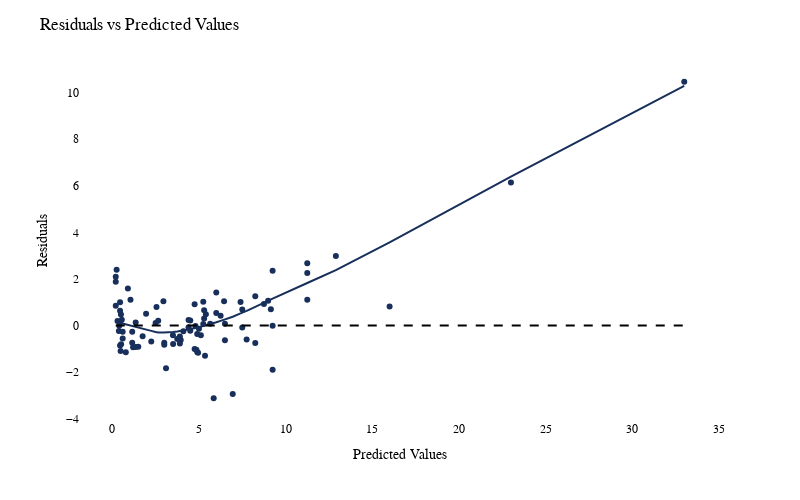

The code cell stored with this chart in its notebook:
### Markdown cell above
- Homoscedasticity

### Code cell
fig = px.scatter(cars_df,x=y_test,y= residuals,trendline='lowess',color_discrete_sequence=['#172f5a'])
fig.update_layout(title_text='Residuals vs Predicted Values',
                  width=800, height=500,
                  plot_bgcolor='rgba(0,0,0,0)',
                  showlegend=False,
                  font=dict(family='Arial', size=12, color='black'))
fig.add_shape(
    type='line',
    x0=y_test.min(),  
    x1=y_test.max(), 
    y0=0,
    y1=0,
    line=dict(color='black', dash='dash')
)
fig.update_xaxes(title_text='Predicted Values')
fig.update_yaxes(title_text='Residuals')

### Figure 1 — Plotly figure (JSON) as saved in the notebook; plotly's stock layout.template omitted (floating-point values rounded to 4 significant figures)
{"data": [{"hovertemplate": "x=%{x}<br>y=%{y}<extra></extra>", "legendgroup": "", "marker": {"color": "#172f5a", "symbol": "circle"}, "mode": "markers", "name": "", "orientation": "v", "showlegend": false, "type": "scatter", "x": [1.15, 0.5, 7.5, 3.5, 0.6, 3.95, 11.25, 0.38, 0.2, 6.45, 4.9, 7.75, 3, 1.2, 2.5, 4.95, 4.1, 5.25, 5.4, 0.6, 4.75, 0.78, 4.75, 2.95, 11.25, 16, 5.3, 12.9, 8.99, 33, 8.75, 0.55, 6.5, 0.45, 8.25, 0.3, 9.25, 4.8, 0.9, 4.85, 3.9, 0.2, 5.3, 0.2, 6.5, 2.65, 1.35, 5.35, 0.45, 1.35, 4.5, 7.4, 8.25, 6, 9.25, 5.11, 9.25, 5, 6.95, 3.75, 5.65, 23, 1.15, 0.51, 4.5, 4.9, 1.05, 0.48, 2.55, 3.9, 1.95, 6, 9.15, 3, 5.85, 0.45, 3.51, 2.25, 0.45, 4.4, 6.25, 11.25, 1.5, 5.25, 0.4, 3.1, 1.75, 7.5, 4.4, 0.25], "xaxis": "x", "y": [-0.2643, 0.472, 0.6847, -0.4167, -0.263, -0.6158, 2.671, -0.2371, 2.09, 1.04, -1.132, -0.6004, -0.736, -0.9329, 0.1115, -1.161, -0.2433, 0.06364, 0.4864, -0.5578, -1.008, -1.148, 0.9193, 1.044, 1.103, 0.8167, 0.3016, 2.986, 1.062, 10.46, 0.927, 0.2457, 0.08074, 1.0, 1.261, 0.1913, -0.004234, -0.01674, 1.595, -1.034, -0.4649, 0.8455, 0.66, 1.879, -0.6257, 0.2073, 0.1269, -1.294, -0.8511, -0.9159, -0.2172, 1.016, -0.743, 1.417, -1.891, -0.4195, 2.356, -0.139, -2.936, -0.5717, 0.08067, 6.141, -0.741, -0.8017, 0.2157, -0.3623, 1.103, -1.093, 0.7989, -0.7672, 0.5042, 0.5406, 0.6973, -0.8222, -3.118, 0.1358, -0.7952, -0.6784, 0.6407, 0.2428, 0.4175, 2.255, -0.9083, 1.025, -0.006272, -1.836, -0.454, -0.08072, -0.0705, 2.391], "yaxis": "y"}, {"hovertemplate": "<b>LOWESS trendline</b><br><br>x=%{x}<br>y=%{y} <b>(trend)</b><extra></extra>", "legendgroup": "", "marker": {"color": "#172f5a", "symbol": "circle"}, "mode": "lines", "name": "", "showlegend": false, "type": "scatter", "x": [0.2, 0.2, 0.2, 0.25, 0.3, 0.38, 0.4, 0.45, 0.45, 0.45, 0.45, 0.48, 0.5, 0.51, 0.55, 0.6, 0.6, 0.78, 0.9, 1.05, 1.15, 1.15, 1.2, 1.35, 1.35, 1.5, 1.75, 1.95, 2.25, 2.5, 2.55, 2.65, 2.95, 3, 3, 3.1, 3.5, 3.51, 3.75, 3.9, 3.9, 3.95, 4.1, 4.4, 4.4, 4.5, 4.5, 4.75, 4.75, 4.8, 4.85, 4.9, 4.9, 4.95, 5, 5.11, 5.25, 5.25, 5.3, 5.3, 5.35, 5.4, 5.65, 5.85, 6, 6, 6.25, 6.45, 6.5, 6.5, 6.95, 7.4, 7.5, 7.5, 7.75, 8.25, 8.25, 8.75, 8.99, 9.15, 9.25, 9.25, 9.25, 11.25, 11.25, 11.25, 12.9, 16, 23, 33], "xaxis": "x", "y": [0.1621, 0.1621, 0.1621, 0.1517, 0.1415, 0.1252, 0.1211, 0.1111, 0.1111, 0.1111, 0.1111, 0.1051, 0.1011, 0.0991, 0.09115, 0.08127, 0.08127, 0.04606, 0.02288, -0.005809, -0.02479, -0.02479, -0.03425, -0.06253, -0.06253, -0.0907, -0.1373, -0.1742, -0.2283, -0.2723, -0.2806, -0.2952, -0.3007, -0.3005, -0.3005, -0.2978, -0.2797, -0.2789, -0.2568, -0.2382, -0.2382, -0.2315, -0.2157, -0.166, -0.166, -0.1548, -0.1548, -0.1131, -0.1131, -0.1037, -0.09541, -0.08782, -0.08782, -0.07831, -0.0689, -0.04915, -0.02284, -0.02284, -0.01323, -0.01323, -0.003389, 0.006595, 0.05949, 0.1049, 0.1401, 0.1401, 0.1999, 0.2482, 0.2605, 0.2605, 0.3794, 0.5212, 0.5503, 0.5503, 0.6296, 0.8048, 0.8048, 0.9841, 1.069, 1.125, 1.158, 1.158, 1.158, 1.826, 1.826, 1.826, 2.377, 3.572, 6.387, 10.28], "yaxis": "y"}], "layout": {"font": {"color": "black", "family": "Arial", "size": 12}, "height": 500, "legend": {"tracegroupgap": 0}, "margin": {"t": 60}, "plot_bgcolor": "rgba(0,0,0,0)", "shapes": [{"line": {"color": "black", "dash": "dash"}, "type": "line", "x0": 0.2, "x1": 33, "y0": 0, "y1": 0}], "showlegend": false, "title": {"text": "Residuals vs Predicted Values"}, "width": 800, "xaxis": {"anchor": "y", "domain": [0, 1], "title": {"text": "Predicted Values"}}, "yaxis": {"anchor": "x", "domain": [0, 1], "title": {"text": "Residuals"}}}}
